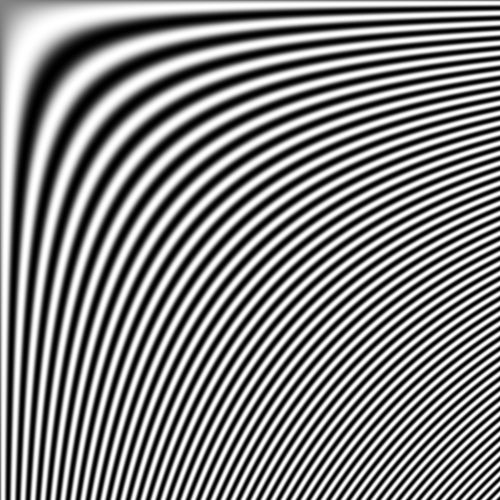
#> input picture Assignment 3/Images/dynamicSine.png, 500 x 500 px, found by its file name
$ python filtering.py
#> lines starting #> are read from the running program, lines starting #| are printed output that depends on the picture; after the words box and inside, x2 and y2 are one past the last pixel; in counts of white or black regions, pixels touching at a corner belong together
import numpy as np
import cv2
import matplotlib.pyplot as plt


############################### Ideal low pass filter #############################################################
def low_pass_filter(thresold, P, Q):
    all_black_image = np.zeros([P,Q])

    for u in range(P):
        for v in range(Q):
            dist = np.sqrt((u - P/2)**2 + (v - Q/2)**2)
            if dist > thresold:
                all_black_image[u][v] = 0
            else:
                all_black_image[u][v] = 1
    low_passed = all_black_image
    return low_passed


################################### Ideal high pass filter #######################################################

def high_pass_filter(thresold, P, Q):
    low_passed = low_pass_filter(thresold, P, Q)
    high_passed = 1 - low_passed
    return high_passed
########################################## Ideal Band pass filter ################################################
def band_pass_filter(Dh, Dl,P, Q):
    band_passed = high_pass_filter(Dh, P,Q) * low_pass_filter(Dl, P, Q)
    return band_passed


##################################################### Driver code ###############################################
if __name__=="__main__":
    ## Load the image find DFT of it
    dynamicSine_gray = cv2.imread('Images\dynamicSine.png', 0)                  # Read grayscale/ one layer of image
#> dynamicSine_gray is the input picture: shape (500, 500); min 0, max 255, mean 130.2
    P, Q = dynamicSine_gray.shape                                               # Find the image dimension for calculation purpose
#> P = 500; Q = 500
    dft_of_image = np.fft.fft2(dynamicSine_gray)                                # Find the DFT of image
    dft_of_image_centred = np.fft.fftshift(dft_of_image)                        # Centered the frequency in the center of image


    ################################################### Apply low pass filter ###################################
    low_pass_filtr = low_pass_filter(20, P, Q)                                  # Low pass filter with cut off 20
#> after the loop in low_pass_filter, `for u in range(P):`:
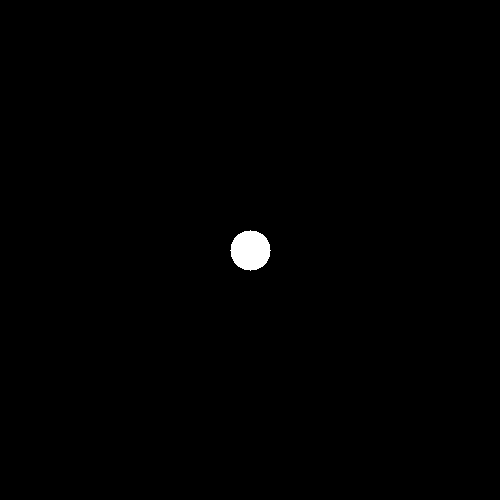
#> all_black_image: shape (500, 500) float64; values 0 (black) and 1 (white), 0.5% white; 1 white region, box (x1, y1, x2, y2) and area: (230, 230, 271, 271) 1257
    low_passed = np.multiply(dft_of_image_centred ,low_pass_filtr)              # Element wise multiplication of filter and image
    low_passed_uncenter = np.fft.ifftshift(low_passed)                          # Center shift
    inverse_fft = np.fft.ifft2(low_passed_uncenter)                             # Inverse DFT of low passed image
    plt.figure(1)
    plt.subplot(2,4,1)
    plt.imshow(low_pass_filtr, cmap='gray')                                     # Plot the filter
    plt.title('Low pass filter with D0 = 20')
    plt.subplot(2,4,5)
    plt.imshow(np.abs(inverse_fft), cmap='gray')                                # Plot filtered image
    plt.title('Low passed image with D0 = 20')


    ################################################## Apply high pass filter ##################################
    high_pass_filtr = high_pass_filter(60, P, Q)                                # High pass filter
#> call 2 of low_pass_filter, with thresold = 60, P = 500, Q = 500
#> after the loop in low_pass_filter (call 2), `for u in range(P):`:
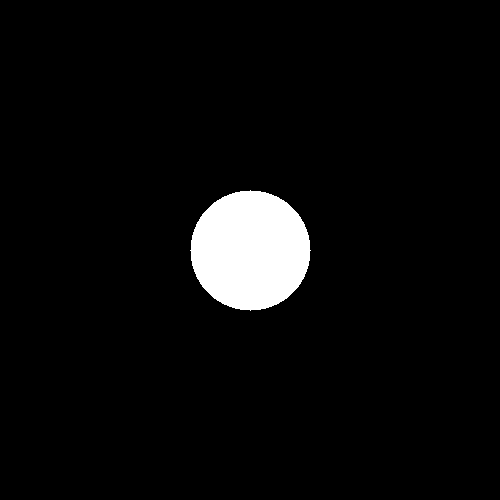
#> all_black_image: shape (500, 500) float64; values 0 (black) and 1 (white), 4.5% white; 1 white region, box (x1, y1, x2, y2) and area: (190, 190, 311, 311) 11289

    high_passed = np.multiply(dft_of_image_centred ,high_pass_filtr)            # Element wise multiplication of filter and image
    high_passed_uncenter = np.fft.ifftshift(high_passed)                        # Center shift
    inverse_fft = np.fft.ifft2(high_passed_uncenter)                            # Inverse DFT of low passed image
    plt.subplot(2,4,2)
    plt.imshow(high_pass_filtr, cmap='gray')                                    # Plot the filter
    plt.title('High pass filter with D0 = 60')
    plt.subplot(2,4,6)
    plt.imshow(np.abs(inverse_fft), cmap='gray')                                # Plot filtered image
    plt.title('High passed image with D0 = 60')

    ################################################### Band pass filter 1 ######################################
    band_pass_filtr1 = band_pass_filter(20, 40, P, Q)                           # Band pass filter
#> call 4 of low_pass_filter, with thresold = 40, P = 500, Q = 500
#> after the loop in low_pass_filter (call 4), `for u in range(P):`:
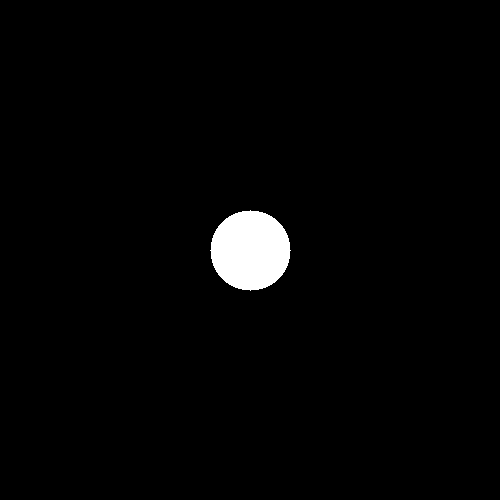
#> all_black_image: shape (500, 500) float64; values 0 (black) and 1 (white), 2% white; 1 white region, box (x1, y1, x2, y2) and area: (210, 210, 291, 291) 5025

    band_passed1 = np.multiply(dft_of_image_centred ,band_pass_filtr1)          # Element wise multiplication of filter and image
    band_passed_uncenter1 = np.fft.ifftshift(band_passed1)                      # Center shift
    inverse_fft1 = np.fft.ifft2(band_passed_uncenter1)                          # Inverse DFT of low passed image
    plt.subplot(2,4,3)
    plt.imshow(band_pass_filtr1, cmap='gray')                                   # Plot the filter
    plt.title('Band pass filter with D0 = (20, 40)')
    plt.subplot(2,4,7)
    plt.imshow(np.abs(inverse_fft1), cmap='gray')                               # Plot filtered image
    plt.title('Band passed image with D0 = (20, 40)')


    #################################################### Band pass filter 2 ####################################
    band_pass_filtr2 = band_pass_filter(40, 60, P, Q)                            # Band pass filter

    band_passed2 = np.multiply(dft_of_image_centred ,band_pass_filtr2)           # Element wise multiplication of filter and image
    band_passed_uncenter2 = np.fft.ifftshift(band_passed2)                       # Center shift
    inverse_fft2 = np.fft.ifft2(band_passed_uncenter2)                           # Inverse DFT of low passed image
    plt.subplot(2,4,4)
    plt.imshow(band_pass_filtr2, cmap='gray')                                    # Plot the filter
    plt.title('Band pass filter with D0 = (40, 60)')
    plt.subplot(2,4,8)
    plt.imshow(np.abs(inverse_fft2), cmap='gray')                                # Plot filtered image
    plt.title('Band passed image with D0 = (40, 60)')
    plt.show()
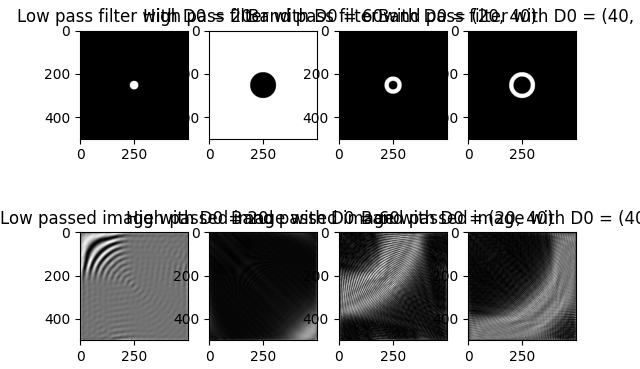
#> figure drawn by matplotlib, 8 panels

$ run again, with Assignment 3/Images/book.png copied over Assignment 3/Images/dynamicSine.png
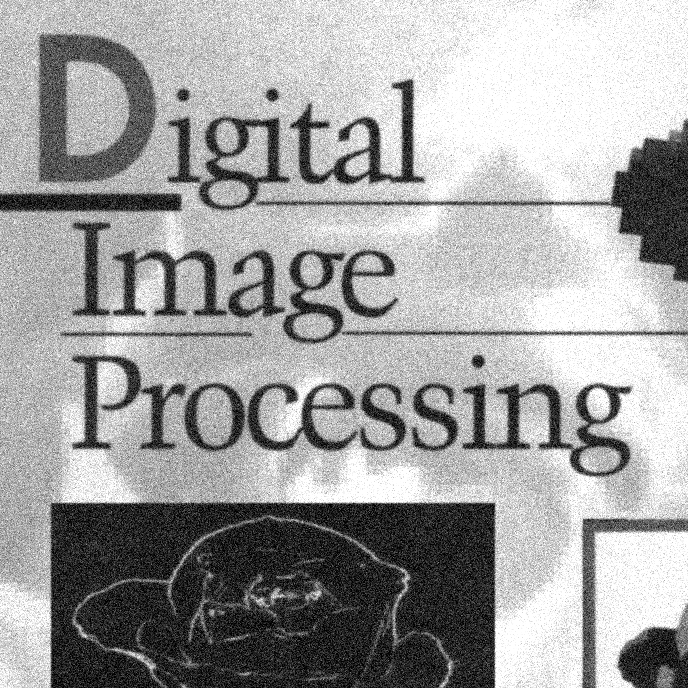
#> input picture Assignment 3/Images/book.png, 688 x 688 px, found by its file name
#> dynamicSine_gray is the input picture: shape (688, 688); min 0, max 255, mean 160.7
#> after the loop in low_pass_filter (call 2), `for u in range(P):`:
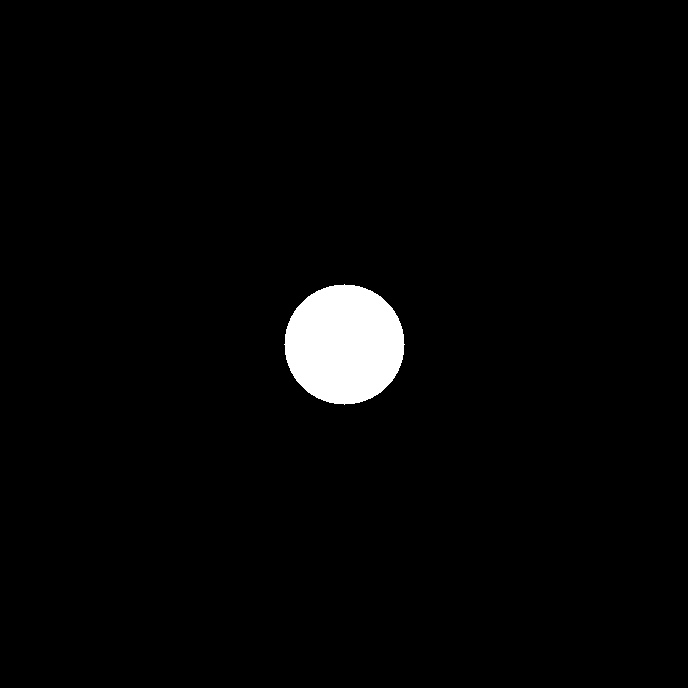
#> all_black_image: shape (688, 688) float64; values 0 (black) and 1 (white), 2.4% white; 1 white region, box (x1, y1, x2, y2) and area: (284, 284, 405, 405) 11289
#> after the loop in low_pass_filter (call 4), `for u in range(P):`:
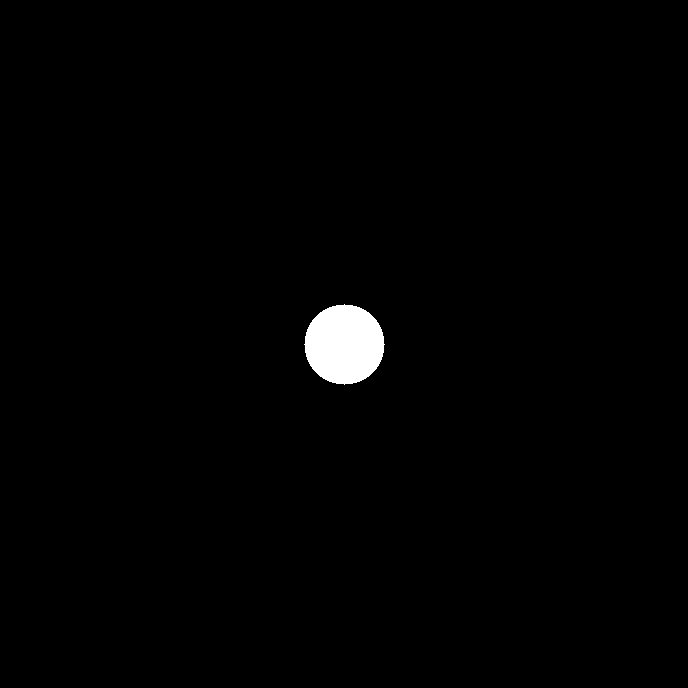
#> all_black_image: shape (688, 688) float64; values 0 (black) and 1 (white), 1.1% white; 1 white region, box (x1, y1, x2, y2) and area: (304, 304, 385, 385) 5025

$ run again, with Assignment 3/Images/circuitboard.tif saved as Assignment 3/Images/dynamicSine.png
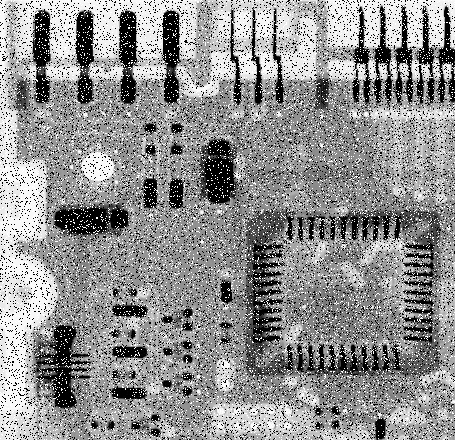
#> input picture Assignment 3/Images/circuitboard.tif, 455 x 440 px, found by its file name
#> dynamicSine_gray is the input picture: shape (440, 455); min 0, max 255, mean 144.1
#> after the loop in low_pass_filter (call 2), `for u in range(P):`:
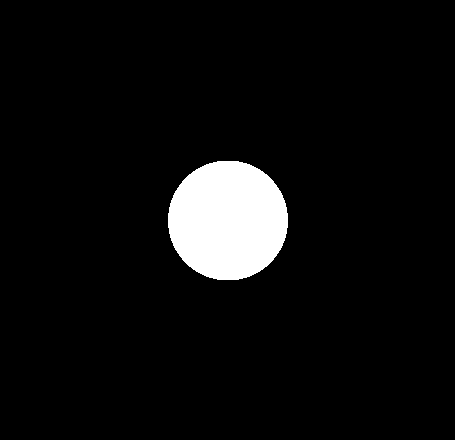
#> all_black_image: shape (440, 455) float64; values 0 (black) and 1 (white), 5.7% white; 1 white region, box (x1, y1, x2, y2) and area: (168, 161, 288, 280) 11316
#> after the loop in low_pass_filter (call 4), `for u in range(P):`:
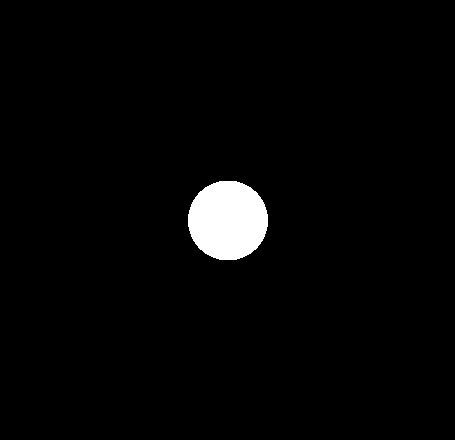
#> all_black_image: shape (440, 455) float64; values 0 (black) and 1 (white), 2.5% white; 1 white region, box (x1, y1, x2, y2) and area: (188, 181, 268, 260) 5016
